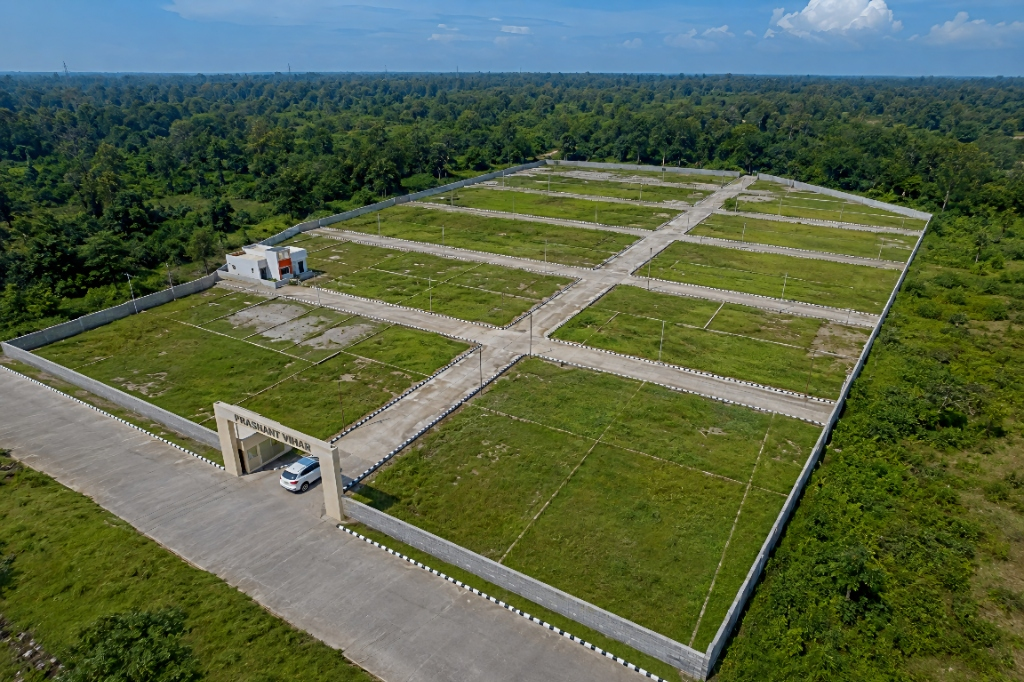
#> input picture public/funvalley_thumbnail.jpg, 1024 x 682 px
$ python split_funvalley_ground.py
#> lines starting #> are read from the running program, lines starting #| are printed output that depends on the picture
import os
from PIL import Image

def process_funvalley_image():
    input_path = "public/funvalley_thumbnail.jpg"
    try:
        img = Image.open(input_path)
#> img is the input picture: PIL image 1024x682 RGB; mean R, G, B 86.9, 100.3, 72
        w, h = img.size
#> w = 1024; h = 682

        # Crop out the sky! Keep the bottom 70% of the image where the ground is.
        top_crop = int(h * 0.3)  # Start at 30% from the top
#> top_crop = 204
        ground_img = img.crop((0, top_crop, w, h))
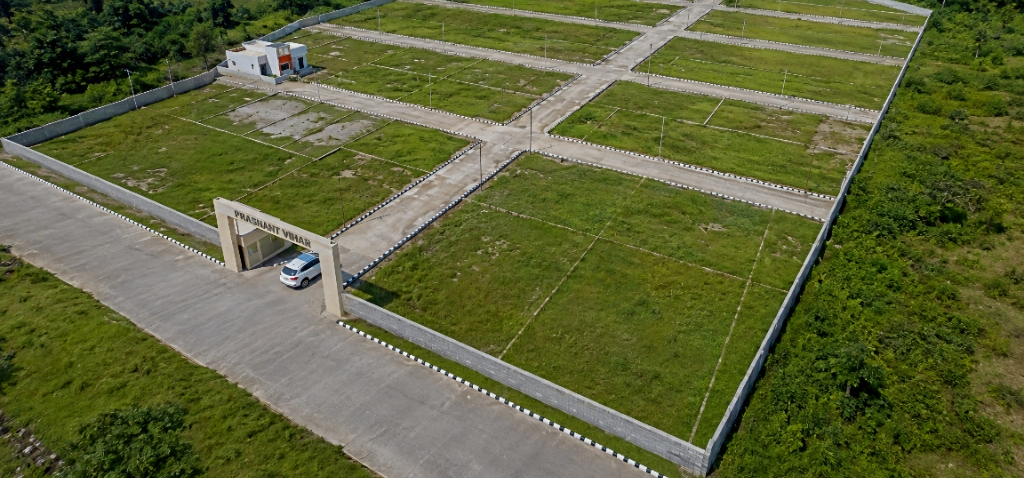
#> ground_img: PIL image 1024x478 RGB; mean R, G, B 94.2, 100, 56.5

        gw, gh = ground_img.size
#> gw = 1024; gh = 478

        # Now split this ground image into 4 quadrants (2x2 grid)
        mid_w = gw // 2
#> mid_w = 512
        mid_h = gh // 2
#> mid_h = 239

        img1 = ground_img.crop((0, 0, mid_w, mid_h))
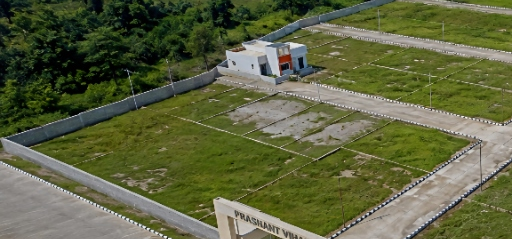
#> img1: PIL image 512x239 RGB; mean R, G, B 93.9, 99.6, 63.9
        img2 = ground_img.crop((mid_w, 0, gw, mid_h))
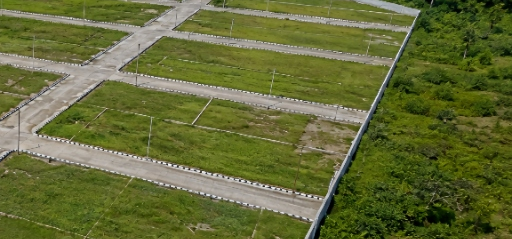
#> img2: PIL image 512x239 RGB; mean R, G, B 100.3, 107.2, 55.2
        img3 = ground_img.crop((0, mid_h, mid_w, gh))
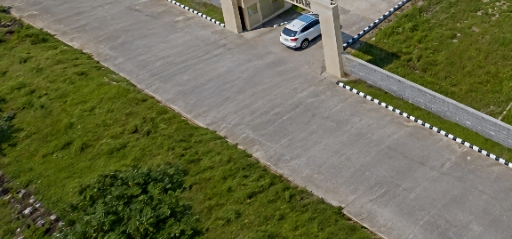
#> img3: PIL image 512x239 RGB; mean R, G, B 105.5, 107.4, 75.7
        img4 = ground_img.crop((mid_w, mid_h, gw, gh))
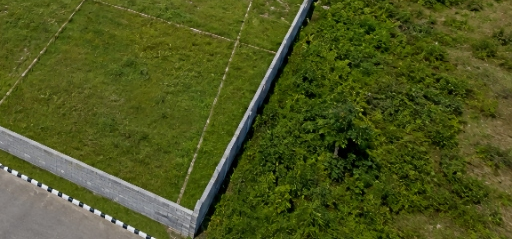
#> img4: PIL image 512x239 RGB; mean R, G, B 77.2, 85.9, 31

        # Save as new filenames to bypass browser cache
        img1.save("public/fv_ground_1.jpg")
        img2.save("public/fv_ground_2.jpg")
        img3.save("public/fv_ground_3.jpg")
        img4.save("public/fv_ground_4.jpg")

        print("Successfully cropped sky and split the ground into 4 pieces.")
    except Exception as e:
        print(f"Error processing image: {e}")

process_funvalley_image()

$ run again, with public/about_new.jpg copied over public/funvalley_thumbnail.jpg
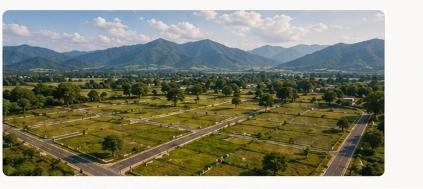
#> input picture public/about_new.jpg, 423 x 189 px
#> in process_funvalley_image, img is the input picture: PIL image 423x189 RGB; mean R, G, B 137.6, 139.2, 121.3
#> in process_funvalley_image, `img3 = ground_img.crop((0, mid_h, mid_w, gh))`:
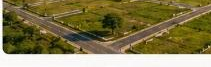
#> img3: PIL image 211x67 RGB; mean R, G, B 131.8, 121.8, 78.4
#> in process_funvalley_image, `img4 = ground_img.crop((mid_w, mid_h, gw, gh))`:
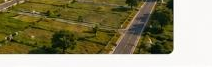
#> img4: PIL image 212x67 RGB; mean R, G, B 142.5, 136.7, 103.9

$ run again, with public/blog_1.jpg copied over public/funvalley_thumbnail.jpg
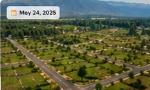
#> input picture public/blog_1.jpg, 150 x 90 px
#> in process_funvalley_image, img is the input picture: PIL image 150x90 RGB; mean R, G, B 94.5, 98.3, 68.3
#> in process_funvalley_image, `img3 = ground_img.crop((0, mid_h, mid_w, gh))`:
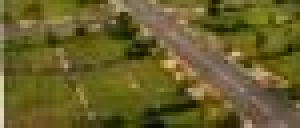
#> img3: PIL image 75x32 RGB (shown 4 times larger); mean R, G, B 104.3, 94.9, 41.8
#> in process_funvalley_image, `img4 = ground_img.crop((mid_w, mid_h, gw, gh))`:
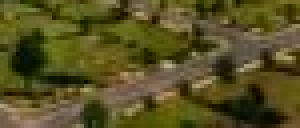
#> img4: PIL image 75x32 RGB (shown 4 times larger); mean R, G, B 86.7, 80.1, 34.1

$ run again, with public/blog_10.jpg copied over public/funvalley_thumbnail.jpg
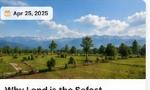
#> input picture public/blog_10.jpg, 150 x 90 px
#> in process_funvalley_image, img is the input picture: PIL image 150x90 RGB; mean R, G, B 137, 152.3, 148.9
#> in process_funvalley_image, `img3 = ground_img.crop((0, mid_h, mid_w, gh))`:
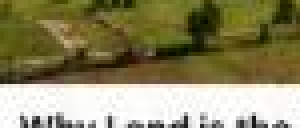
#> img3: PIL image 75x32 RGB (shown 4 times larger); mean R, G, B 142, 136.4, 99.8
#> in process_funvalley_image, `img4 = ground_img.crop((mid_w, mid_h, gw, gh))`:
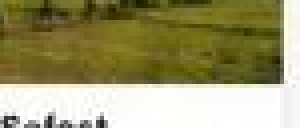
#> img4: PIL image 75x32 RGB (shown 4 times larger); mean R, G, B 156.9, 152, 108.9
